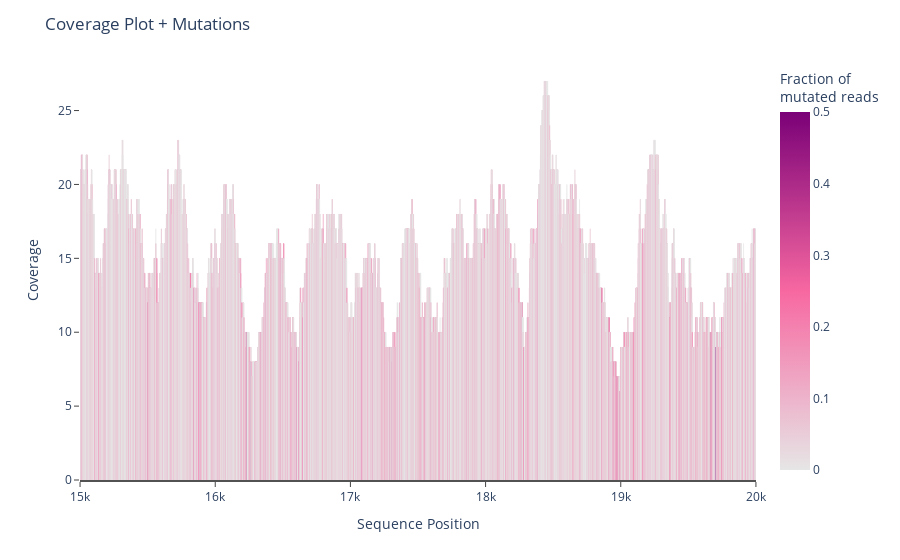

Here is the notebook cell this chart was saved with:
### Code cell
#larger region
start_region = 15000
end_region = 20000

fig = plot_coverage_muts(start_pos_all, end_pos_all, start_region, end_region, muts_df_summary, ref_seq_list)

### Figure 1 — Plotly figure (JSON) as saved in the notebook; plotly's stock layout.template omitted (floating-point values rounded to 4 significant figures; data arrays with more than 128 entries replaced by an {"elided": "..."} marker saying what was removed)
{"data": [{"alignmentgroup": "True", "customdata": {"elided": "5001x8 mixed values"}, "hovertemplate": "ref_seq=%{customdata[3]}<br>A=%{customdata[4]:.0f}<br>C=%{customdata[5]:.0f}<br>G=%{customdata[6]:.0f}<br>T=%{customdata[7]:.0f}<extra></extra>", "legendgroup": "", "marker": {"color": {"elided": "5001 float values"}, "coloraxis": "coloraxis", "line": {"color": {"elided": "5001 float values"}}}, "name": "", "offsetgroup": "", "orientation": "v", "showlegend": false, "text": {"elided": "5001 str values"}, "textposition": "outside", "type": "bar", "x": {"elided": "5001 int values"}, "xaxis": "x", "y": {"elided": "5001 int values"}, "yaxis": "y"}], "layout": {"autosize": true, "barmode": "relative", "coloraxis": {"colorbar": {"title": {"text": "Fraction of <br>mutated reads"}}, "colorscale": [[0, "rgb(230,230,230)"], [0.5, "rgb(247,104,161)"], [1, "rgb(122,1,119)"]]}, "colorscale": {"sequential": [[0, "rgb(230,230,230)"], [0.5, "rgb(247,104,161)"], [1, "rgb(122,1,119)"]]}, "legend": {"tracegroupgap": 0}, "margin": {"t": 60}, "plot_bgcolor": "white", "title": {"text": "Coverage Plot + Mutations"}, "uniformtext": {"minsize": 8, "mode": "hide"}, "xaxis": {"anchor": "y", "autorange": true, "domain": [0, 1], "linecolor": "rgb(82,82,82)", "linewidth": 2, "range": [15000.0, 20000.0], "showgrid": false, "showline": true, "showticklabels": true, "ticks": "outside", "title": {"text": "Sequence Position"}, "type": "linear"}, "yaxis": {"anchor": "x", "autorange": true, "domain": [0, 1], "range": [0, 28.42], "showline": false, "ticks": "outside", "title": {"text": "Coverage"}, "type": "linear"}}}
